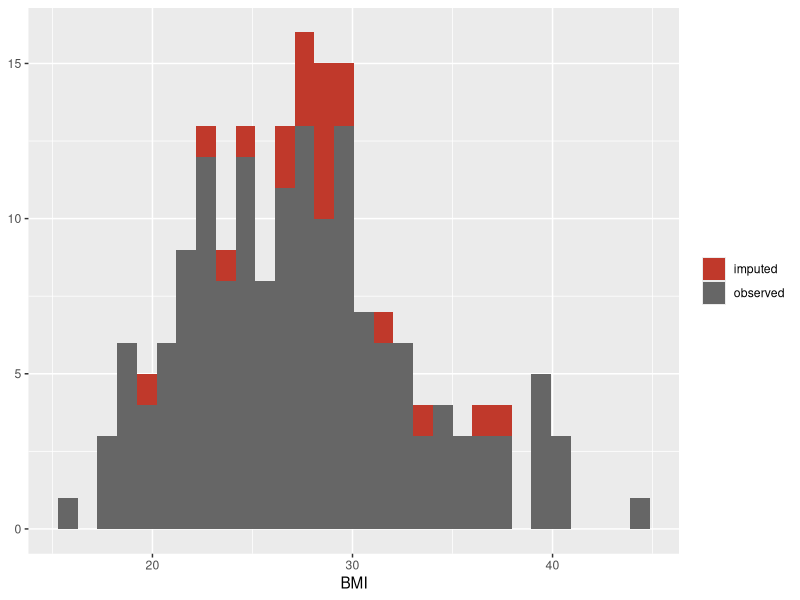

Write R code to recreate this figure.
## ---- chunk 1
#| message: false
#| warning: false
library(dplyr)
library(tidyr)
library(readr)
library(ggplot2)
library(stringr)
library(forcats)

na_codes <- c("unknown", "?", "not recorded", "N/A", "-999")
num_cols <- c("age", "height_cm", "weight_kg", "systolic_BP")

gp <- read_csv("data/clinic_extract.csv", show_col_types = FALSE) |>
  mutate(across(everything(), ~ if_else(as.character(.x) %in% na_codes,
                                        NA_character_, as.character(.x)))) |>
  mutate(across(all_of(num_cols), as.numeric),
         diabetes = as.integer(diabetes)) |>
  mutate(
    height_cm = if_else(height_cm < 3, height_cm * 100, height_cm),
    age       = if_else(age > 120, NA_real_, age),
    weight_kg = if_else(weight_kg > 300, NA_real_, weight_kg),
    sex = case_when(
      str_to_lower(str_trim(sex)) %in% c("male", "m")   ~ "Male",
      str_to_lower(str_trim(sex)) %in% c("female", "f") ~ "Female"),
    GP_practice = fct_lump_min(factor(GP_practice), min = 10,
                               other_level = "Other")
  ) |>
  mutate(BMI = weight_kg / (height_cm / 100)^2)

dim(gp)
## ---- chunk 2
print(colSums(is.na(gp[num_cols])))
cat("complete rows:",
    sum(complete.cases(gp)),
    "of", nrow(gp), "\n")
## ---- chunk 3
imp_mean <- gp |>
  mutate(across(all_of(num_cols),
                ~ if_else(is.na(.x), mean(.x, na.rm = TRUE), .x)))

imp_median <- gp |>
  mutate(across(all_of(num_cols),
                ~ if_else(is.na(.x), median(.x, na.rm = TRUE), .x)))

cat("missing left, mean:  ", sum(is.na(imp_mean[num_cols])), "\n")
cat("missing left, median:", sum(is.na(imp_median[num_cols])), "\n")
## ---- chunk 4
comparison <- data.frame(
  column    = num_cols,
  sd_before = sapply(gp[num_cols], sd, na.rm = TRUE),
  sd_mean   = sapply(imp_mean[num_cols], sd),
  sd_median = sapply(imp_median[num_cols], sd)
)
comparison$pct_change_mean <- round(
  100 * (comparison$sd_mean - comparison$sd_before) / comparison$sd_before, 1)
comparison
## ---- chunk 5
cat("BMI mean  :", round(mean(gp$BMI, na.rm = TRUE), 2), "\n")
cat("BMI median:", round(median(gp$BMI, na.rm = TRUE), 2), "\n")
## ---- chunk 6
cat("BMI missing, before imputing:", sum(is.na(gp$BMI)), "\n")
cat("BMI missing, after imputing height and weight:",
    sum(is.na(imp_median$BMI)), "\n")
## ---- chunk 7
imp_median <- imp_median |>
  mutate(BMI = weight_kg / (height_cm / 100)^2)

cat("BMI missing, after recomputing:", sum(is.na(imp_median$BMI)), "\n")
## ---- chunk 8
#| fig-height: 2.6
imp_median |>
  mutate(source = if_else(is.na(gp$weight_kg) | is.na(gp$height_cm),
                          "imputed", "observed")) |>
  ggplot(aes(x = BMI, fill = source)) +
  geom_histogram(bins = 30) +
  scale_fill_manual(values = c(imputed = "#c0392b", observed = "grey40")) +
  labs(x = "BMI", y = NULL, fill = NULL)
## ---- chunk 9
kept <- gp |> filter(complete.cases(gp))
cat(nrow(kept), "of", nrow(gp), "\n")
cat("lost:", round(100 * (1 - nrow(kept) / nrow(gp)), 1), "%\n")

mode_site <- names(sort(table(gp$GP_practice), decreasing = TRUE))[1]
mode_site
